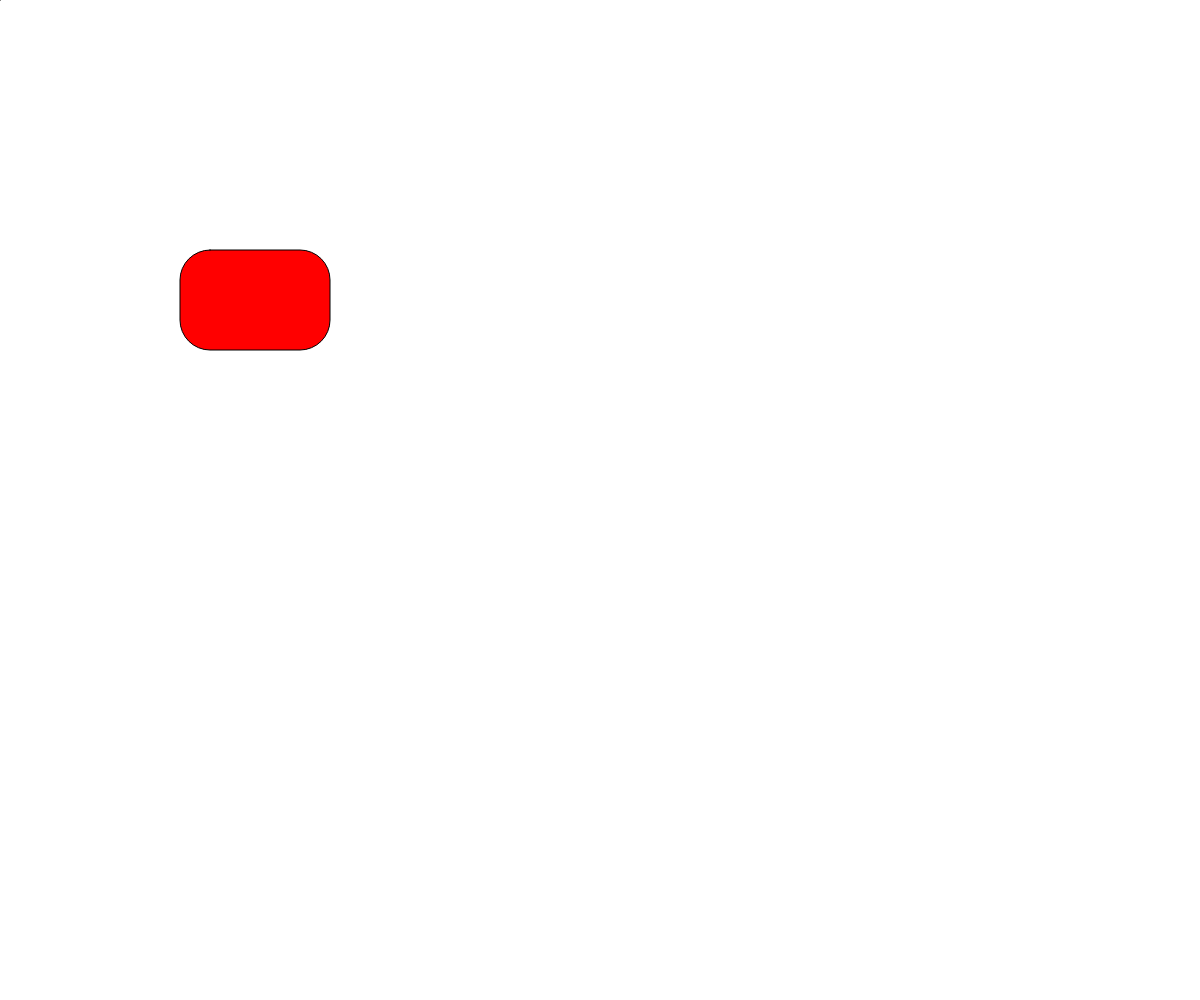
Frame 1 (no input)
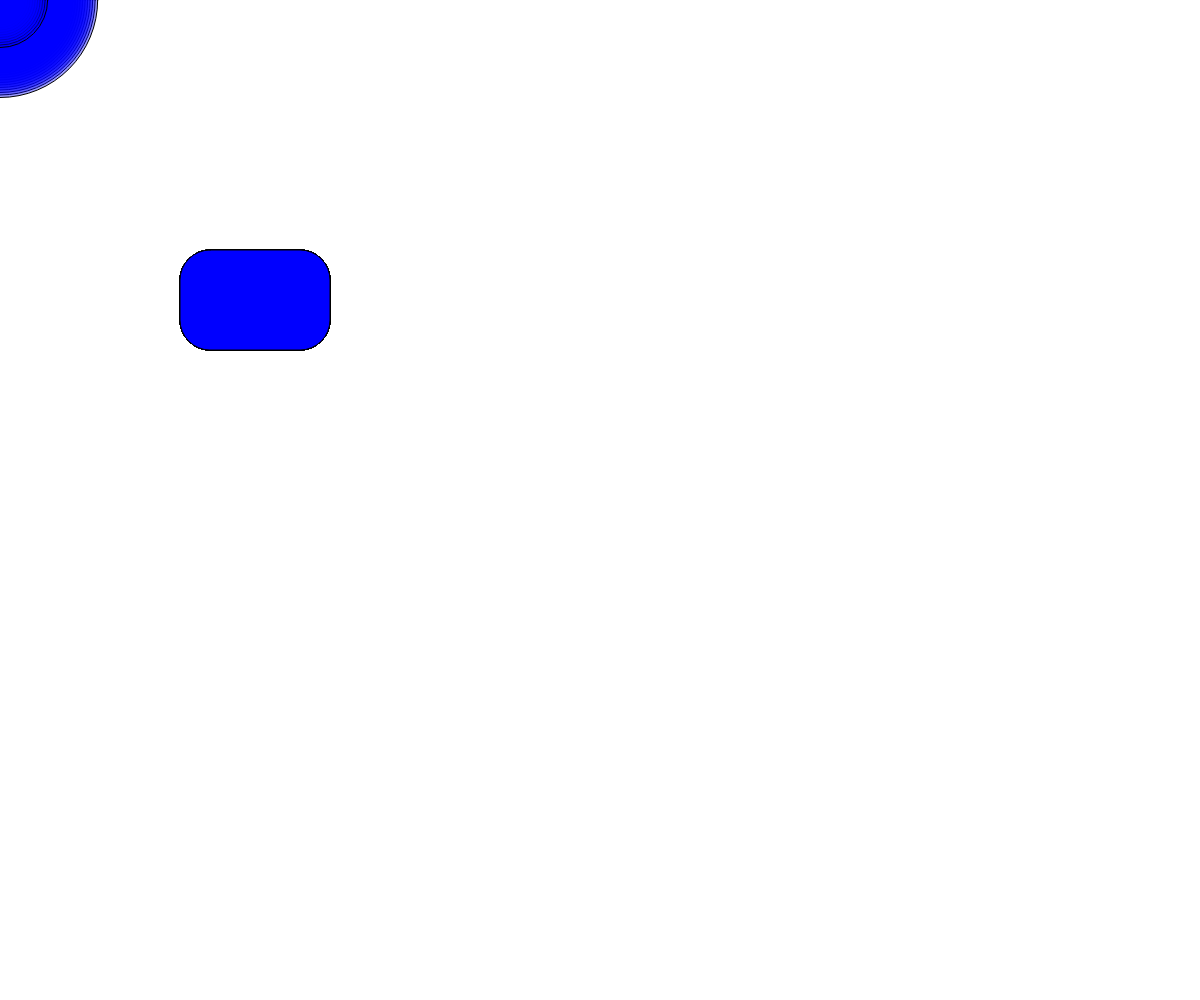
Frame 60 (no input)
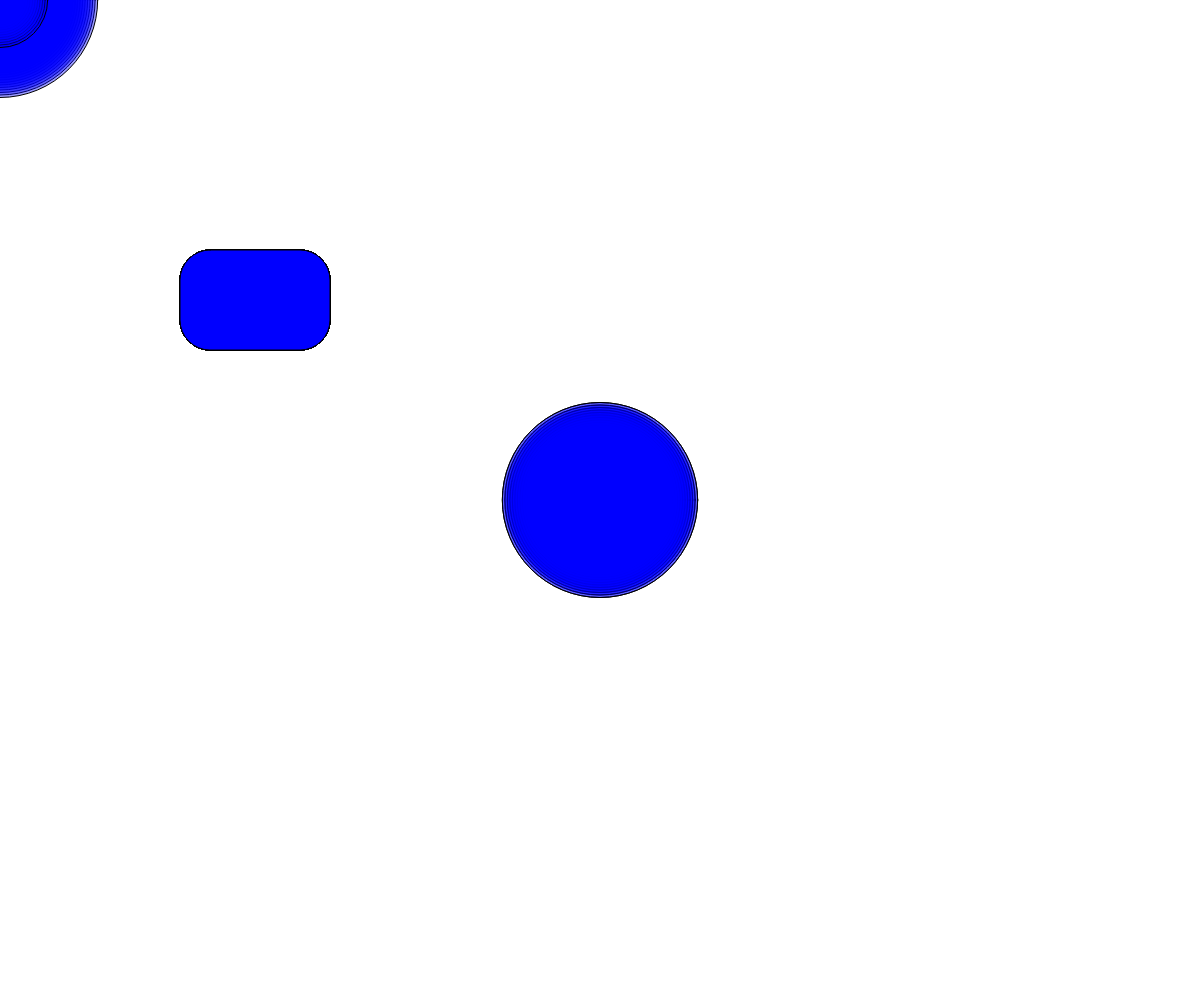
Frame 120 (the mouse pressed at the canvas centre since frame 60)

The p5.js sketch that drew these frames (run headless with seeded random() and noise() and a simulated clock; from frame 60 on, the mouse is pressed at the canvas centre):

// p5.js sketch
// ── sketch.js

let durchmesser;
durchmesser=0;

let farbe;
farbe="red";

function setup() {
  createCanvas(windowWidth, windowHeight);
}

function draw() {

  
  fill(farbe);
  rect(180, 250, 150, 100, 30);

  fill (0, 0, 255, 100);
  ellipse(mouseX,mouseY, durchmesser+noise(1200), durchmesser);
  durchmesser = durchmesser+5;
  
  if (durchmesser==200){
    durchmesser=0;
    removeElements();
  }

if (farbe=="red"){
  farbe="green";
}
else if (farbe=="green"){
  farbe="blue";
}
else if (farbe=="blue"){
  farbe="red";
}

  //fill(155,100);
  //ellipse(180+mouseY, 250, mouseX);

  //fill(blue+mouseX);
  //ellipse(durchmesser+(mouseY*-1), 250, mouseX+(mouseY*-1));
}
